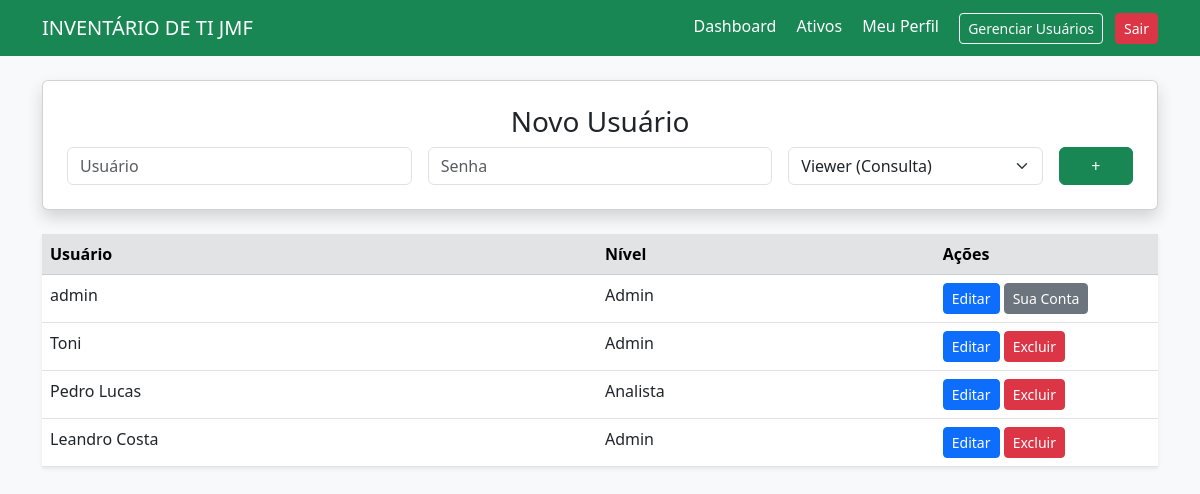
/usuarios (signed in), run on the app's committed database.
### app.py (models this page shows)
class User(UserMixin, db.Model):
    id = db.Column(db.Integer, primary_key=True)
    username = db.Column(db.String(50), unique=True, nullable=False)
    password = db.Column(db.String(100), nullable=False)
    role = db.Column(db.String(20), default='Viewer') # 'Admin', 'Analista', 'Viewer'

### app.py (the view, shortened to what this page needs)
@app.route('/usuarios', methods=['GET', 'POST'])
@login_required
@role_required(['Admin'])
def gerenciar_usuarios():
    lista_usuarios = User.query.all()
    return render_template('usuarios.html', usuarios=lista_usuarios)

### app.py (called while the page is built)
def role_required(roles):
    def decorator(f):
        @wraps(f)
        def decorated_function(*args, **kwargs):
            if current_user.role not in roles:
                abort(403) # Proibido
            return f(*args, **kwargs)
        return decorated_function
    return decorator

@login_manager.user_loader
def load_user(user_id):
    return User.query.get(int(user_id))

### templates/usuarios.html (shortened to what this page needs)
{% extends 'base.html' %}
{% block content %}
<div class="card p-4 mb-4 shadow">
    <h3 class="text-center">Novo Usuário</h3>
    <form method="POST" class="row g-3">
        <div class="col-md-4"><input type="text" name="username" class="form-control" placeholder="Usuário" required></div>
        <div class="col-md-4"><input type="password" name="password" class="form-control" placeholder="Senha" required></div>
        <div class="col-md-3">
            <select name="role" class="form-select">
                <option value="Viewer">Viewer (Consulta)</option>
            </select>
        </div>
        <div class="col-md-1"><button class="btn btn-success w-100">+</button></div>
    </form>
</div>
<table class="table bg-white shadow-sm">
    <thead class="table-secondary">
        <tr>
            <th>Usuário</th>
            <th>Nível</th>
            <th>Ações</th>
        </tr>
    </thead>
    <tbody>
        {% for u in usuarios %}
        <tr>
            <td>{{ u.username }}</td>
            <td>{{ u.role }}</td>
            <td style="width: 20%">
                <a href="{{ url_for('editar_usuario', id=u.id) }}" class="btn btn-sm btn-primary">Editar</a>
                {% if u.id != current_user.id %}
                <button type="button" class="btn btn-sm btn-danger"
                        data-bs-toggle="modal" data-bs-target="#confirmDeleteUserModal"
                        data-id="{{ u.id }}" data-nome="{{ u.username }}">
                    Excluir
                </button>
                {% else %}
                <a href="#" class="btn btn-sm btn-secondary">Sua Conta</a>
                {% endif %}
            </td>
        </tr>
        {% endfor %}
    </tbody>
</table>
{% endblock %}

### data on the page
User: username "admin", role "Admin", shows "Sua Conta"
User: username "Toni", role "Admin"
User: username "Pedro Lucas", role "Analista"
User: username "Leandro Costa", role "Admin"
